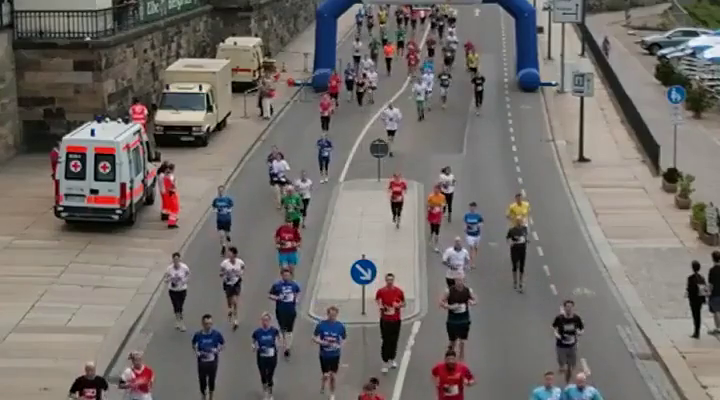
#> input picture frame 15 of run.mp4, 720 x 400 px, given in place of chaplin.mp4, which was not available
$ python 02_Dense_Optical_Flow.py
#> lines starting #> are read from the running program, lines starting #| are printed output that depends on the picture; pictures that were not available may be replaced by others from this repository, and a replacement may not be noted
#!/usr/bin/env python
# coding: utf-8

# In[3]:


# Import Libraries
import cv2
import numpy as np

# Video Capture
cap = cv2.VideoCapture('chaplin.mp4')

# Read the capture and get the first frame
ret, first_frame = cap.read()
#> first_frame is the input picture: shape (400, 720, 3); mean B, G, R 106.7, 110.3, 115.7

# Convert frame to Grayscale
prev_gray = cv2.cvtColor(first_frame, cv2.COLOR_BGR2GRAY)
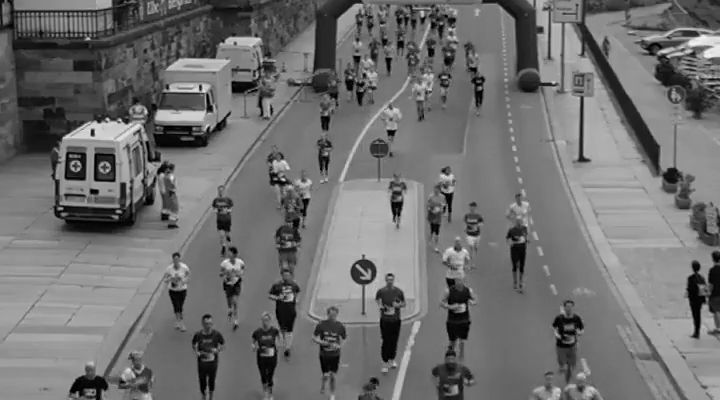
#> prev_gray: shape (400, 720); min 0, max 244, mean 111.5

# Create# Create an image with the same dimensions as the frame for later drawing purposes
mask = np.zeros_like(first_frame)

# Saturation to maximum
mask[..., 1] - 255

# While loop
while (cap.isOpened()):
    # Read the capture and get the first frame
    ret, frame= cap.read()
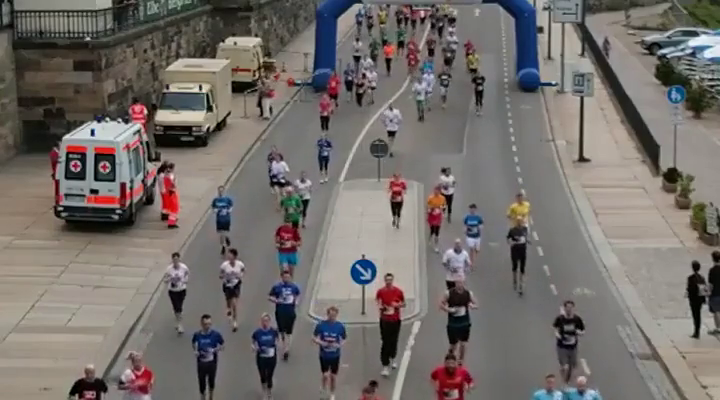
#> input picture frame 16 of run.mp4, 720 x 400 px, given in place of chaplin.mp4, which was not available
#> frame is the input picture: shape (400, 720, 3); mean B, G, R 106.7, 110.4, 115.8

    # Open new window and display the input frame
    cv2.imshow("input", frame)

    # Convert all frame to Grayscale (previously we did only the first frame)
    gray = cv2.cvtColor(frame,cv2.COLOR_BGR2GRAY)
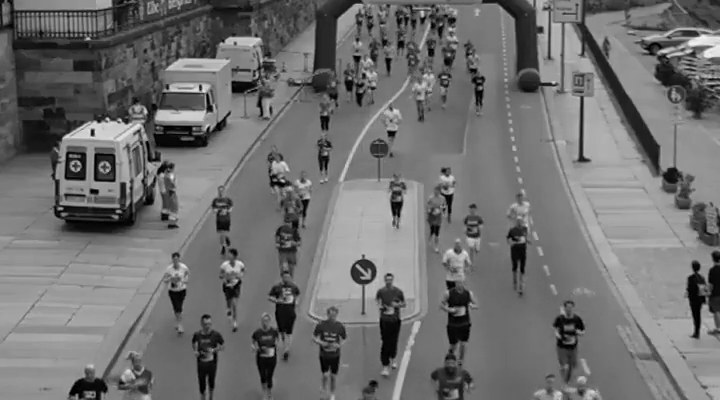
#> gray: shape (400, 720); min 0, max 242, mean 111.6

    # Calculate dense optical flow by Farneback
    flow = cv2.calcOpticalFlowFarneback(prev_gray, gray, None, 0.5, 3, 15, 3, 5, 1.2, 0)

    # Compute Magnitude and Angle
    magn, angle = cv2.cartToPolar(flow[..., 0], flow[..., 1])
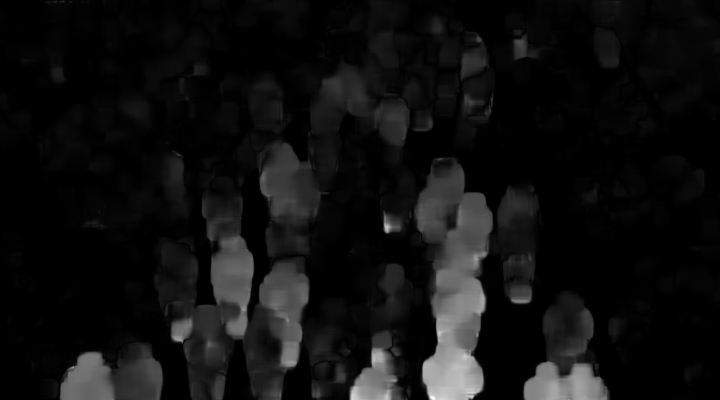
#> magn: shape (400, 720) float32; min 3.09e-10, max 5.93, mean 0.388; drawn with min black and max white
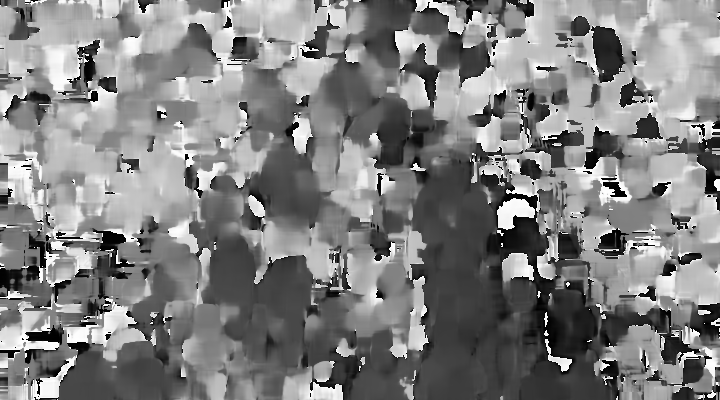
#> angle: shape (400, 720) float32; min 2.52e-05, max 6.28, mean 3.18; drawn with min black and max white

    # Set image hue depanding on the optical flow direction
    mask[..., 0] = angle*180/np.pi/2
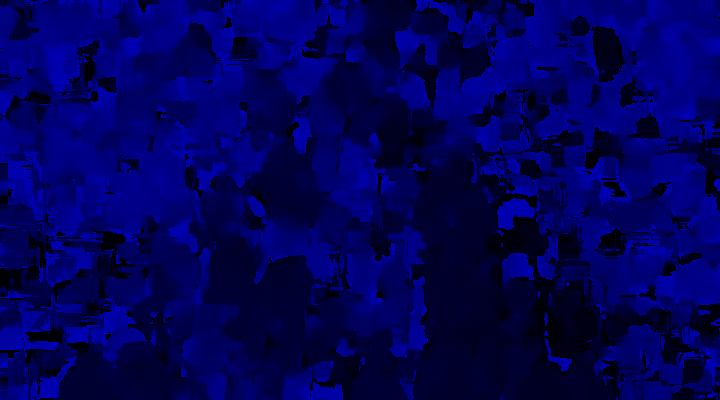
#> mask: shape (400, 720, 3); mean of channels 0, 1, 2 90.6, 0, 0; drawn as B, G, R

    # Normalize the magnitude
    mask[..., 2] = cv2.normalize(magn, None, 0, 255, cv2.NORM_MINMAX)
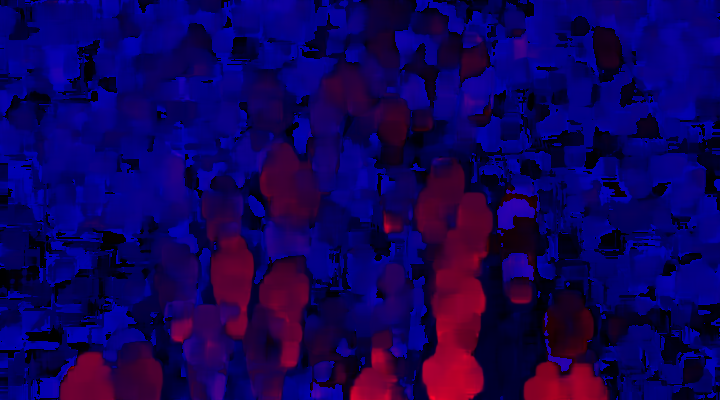
#> mask: shape (400, 720, 3); mean of channels 0, 1, 2 90.6, 0, 16.3; drawn as B, G, R

    # Convert HSV to RGB
    rgb = cv2.cvtColor(mask, cv2.COLOR_HSV2RGB)

    # Open new window and display the output
    cv2.imshow("Dense Optical Flow", rgb)

    # Update previous frame
    prev_gray=gray.copy()

    # Close the frame
    if cv2.waitKey(300) & 0xFF == ord("q"):
#> (key q is pressed here)
        break

# Release and Destroy
cap.release()
cv2.destroyAllWindows()


# In[ ]:


# In[ ]:

$ run again, starting later in the video
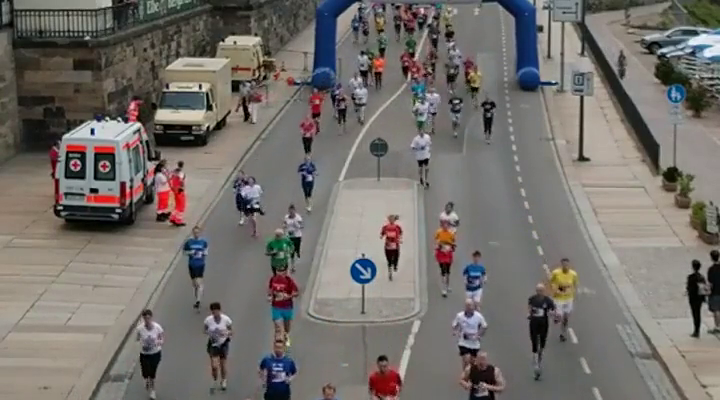
#> input picture frame 67 of run.mp4, 720 x 400 px, given in place of chaplin.mp4, which was not available
#> first_frame is the input picture: shape (400, 720, 3); mean B, G, R 107.4, 111.9, 116.3
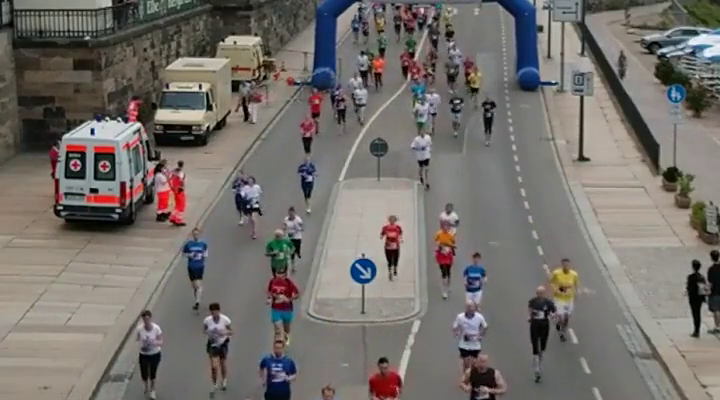
#> input picture frame 68 of run.mp4, 720 x 400 px, given in place of chaplin.mp4, which was not available
#> frame is the input picture: shape (400, 720, 3); mean B, G, R 107.7, 111.9, 116.5
#> `mask[..., 2] = cv2.normalize(magn, None, 0, 255, cv2.NORM_MINMAX)`:
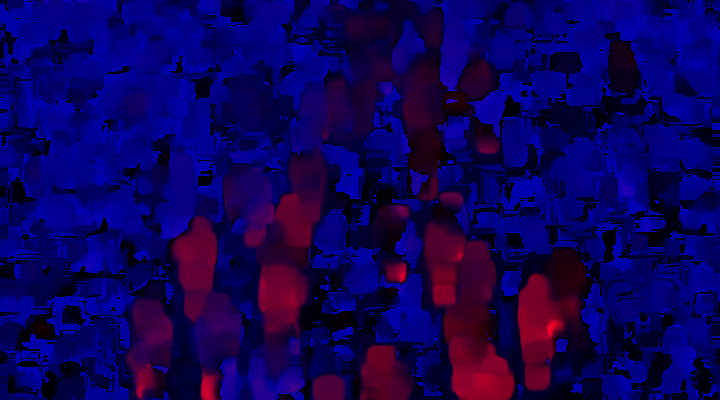
#> mask: shape (400, 720, 3); mean of channels 0, 1, 2 90.4, 0, 13.3; drawn as B, G, R

$ run again, starting later in the video
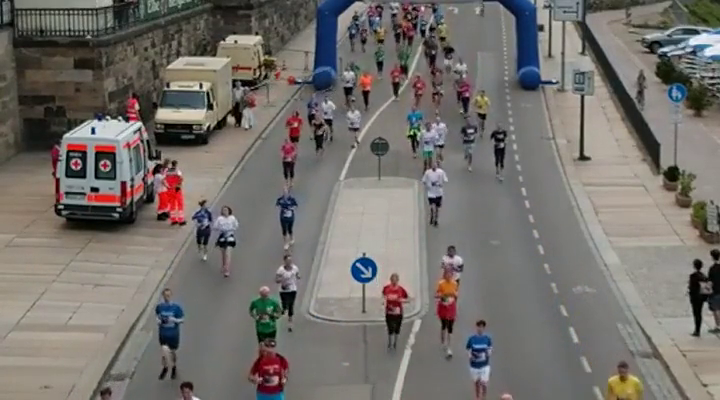
#> input picture frame 120 of run.mp4, 720 x 400 px, given in place of chaplin.mp4, which was not available
#> first_frame is the input picture: shape (400, 720, 3); mean B, G, R 108.1, 112.6, 116.6
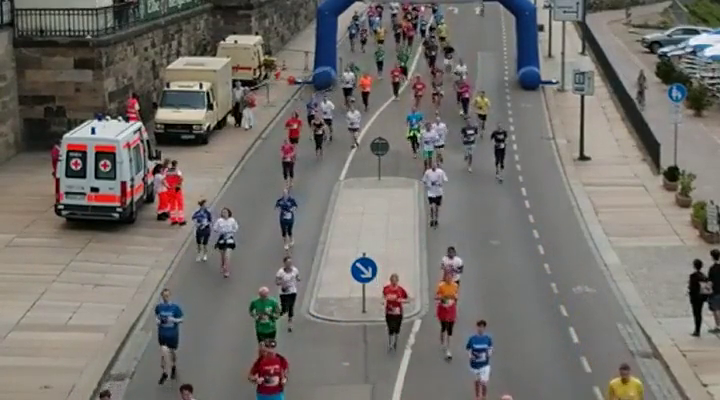
#> input picture frame 121 of run.mp4, 720 x 400 px, given in place of chaplin.mp4, which was not available
#> frame is the input picture: shape (400, 720, 3); mean B, G, R 107.9, 112.6, 116.4
#> `mask[..., 2] = cv2.normalize(magn, None, 0, 255, cv2.NORM_MINMAX)`:
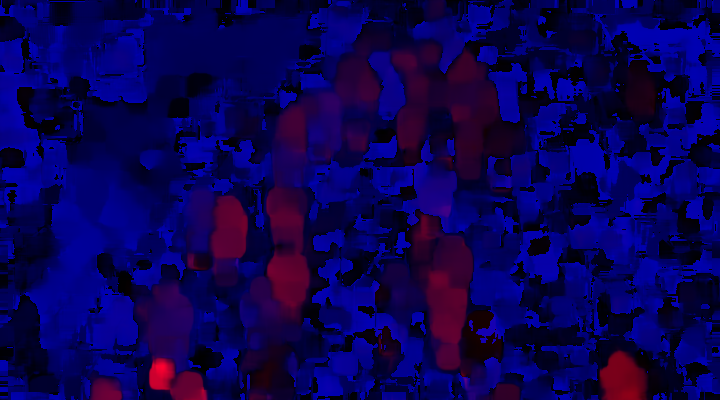
#> mask: shape (400, 720, 3); mean of channels 0, 1, 2 84.9, 0, 9.1; drawn as B, G, R
